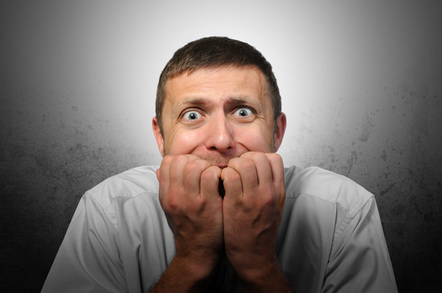
#> input picture AI/OpenCV/Miscellaneous/afraid_of_the_dark_image_via_shutterstock.jpg, 442 x 293 px, given in place of neutral.jpg, which was not available
$ jupyter execute --allow-errors 2_Emotion_Detection_with_CNN.ipynb   (older library calls are emulated)   (text cells are left out)
#> lines starting #> are read from the running program, lines starting #| are printed output that depends on the picture; pictures that were not available may be replaced by others from this repository, and a replacement may not be noted
#> further down, full_size_image is the input picture: shape (293, 442, 3); mean B, G, R 107.8, 111.6, 120.5
#> `gray=cv2.cvtColor(full_size_image,cv2.COLOR_RGB2GRAY)`:
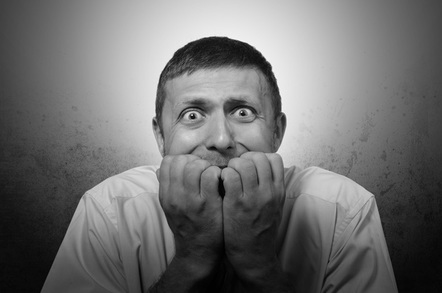
#> gray: shape (293, 442); min 0, max 252, mean 111.5
#> `faces = face.detectMultiScale(gray, 1.3  , 10)`: faces = [[149, 58, 139, 139]]
[cell 1]
import pandas as pd
import numpy as np
from keras.models import Sequential
from keras.layers.core import Flatten, Dense, Dropout
from keras.layers.convolutional import Convolution2D, MaxPooling2D, ZeroPadding2D
from tensorflow.keras.optimizers import SGD
import cv2
from keras.utils import np_utils

#> (a cell that did not finish here is left out)

[cell 3]
X_train = []
y_train = []
X_test = []
y_test = []
#> (the rest of this cell did not finish here and is left out)

[cell 4]
X_train = np.array(X_train)
y_train = np.array(y_train)
X_test = np.array(X_test)
y_test = np.array(y_test)

X_train = X_train.reshape(X_train.shape[0], 48, 48, 1)
X_test = X_test.reshape(X_test.shape[0], 48, 48, 1)

#> (the rest of this cell did not finish here and is left out)

#> (a cell that did not finish here is left out)

#> (a cell that did not finish here is left out)

#> (a cell that did not finish here is left out)

#> (a cell that did not finish here is left out)

#> (a cell that did not finish here is left out)

#> (a cell that did not finish here is left out)

[cell 11]
import os
import cv2
import numpy as np
from keras.models import model_from_json
from keras.preprocessing import image

#> (a cell that did not finish here is left out)

[cell 13]
# !wget -O angry.jpg https://image.shutterstock.com/image-photo/portrait-young-angry-man-260nw-157245086.jpg

[cell 14]
# !wget -O surprise.jpg https://www.allbusiness.com/asset/2017/06/Surprised-girl-in-the-shop-300x235.jpg

[cell 15]
# !wget -O happy.jpg https://thumbor.forbes.com/thumbor/960x0/https%3A%2F%2Fblogs-images.forbes.com%2Fwomensmedia%2Ffiles%2F2018%2F07%2FPhoto-happy-1-unsplash-michael-dam.jpg

[cell 16]
# !wget -O neutral.jpg https://image.shutterstock.com/image-photo/close-headshot-young-caucasian-man-260nw-1487254088.jpg

[cell 17]
test_images = ['neutral.jpg', 'happy.jpg', 'surprise.jpg', 'angry.jpg']

[cell 18]
import matplotlib.pyplot as plt
#> (the rest of this cell did not finish here and is left out)


$ run again, on AI/OpenCV/Miscellaneous/bill-gates-wealthiest-person.jpg
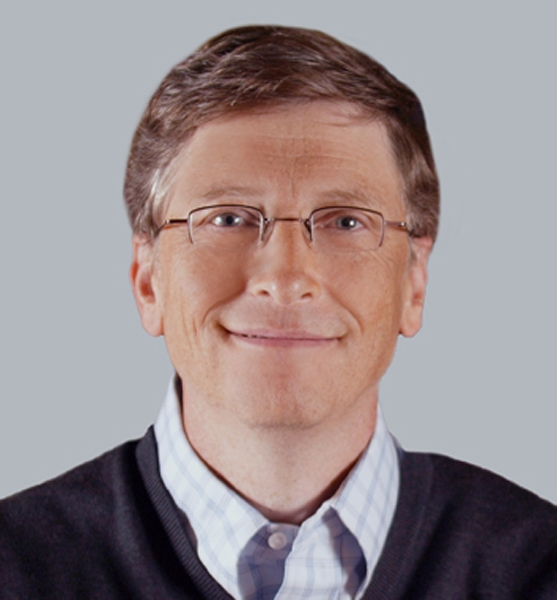
#> input picture AI/OpenCV/Miscellaneous/bill-gates-wealthiest-person.jpg, 557 x 600 px, given in place of neutral.jpg, which was not available
#> full_size_image is the input picture: shape (600, 557, 3); mean B, G, R 140.2, 138.9, 151.6
#> `gray=cv2.cvtColor(full_size_image,cv2.COLOR_RGB2GRAY)`:
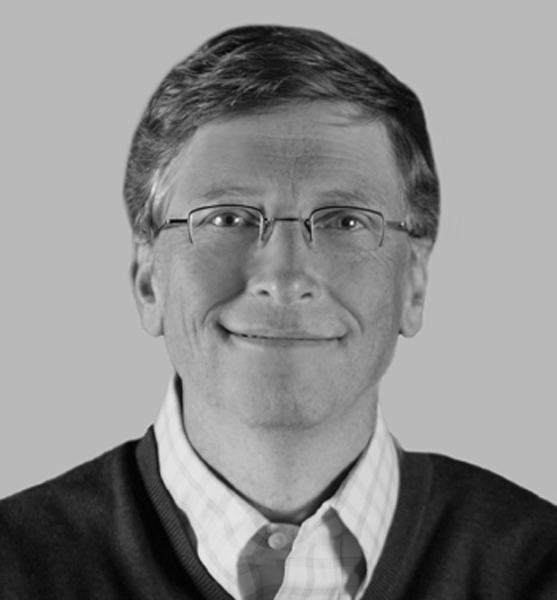
#> gray: shape (600, 557); min 2, max 247, mean 140.6
#> faces = ()

$ run again, on AI/OpenCV/Miscellaneous/cheetah.jpg
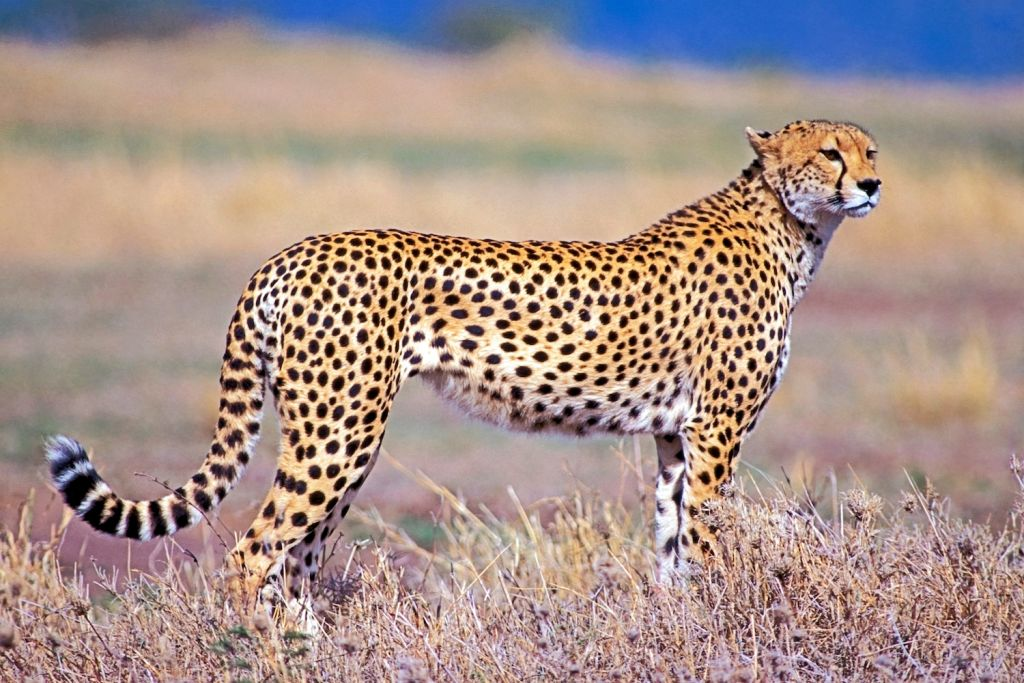
#> input picture AI/OpenCV/Miscellaneous/cheetah.jpg, 1024 x 683 px, given in place of neutral.jpg, which was not available
#> full_size_image is the input picture: shape (683, 1024, 3); mean B, G, R 139.3, 145.7, 166.4
#> `gray=cv2.cvtColor(full_size_image,cv2.COLOR_RGB2GRAY)`:
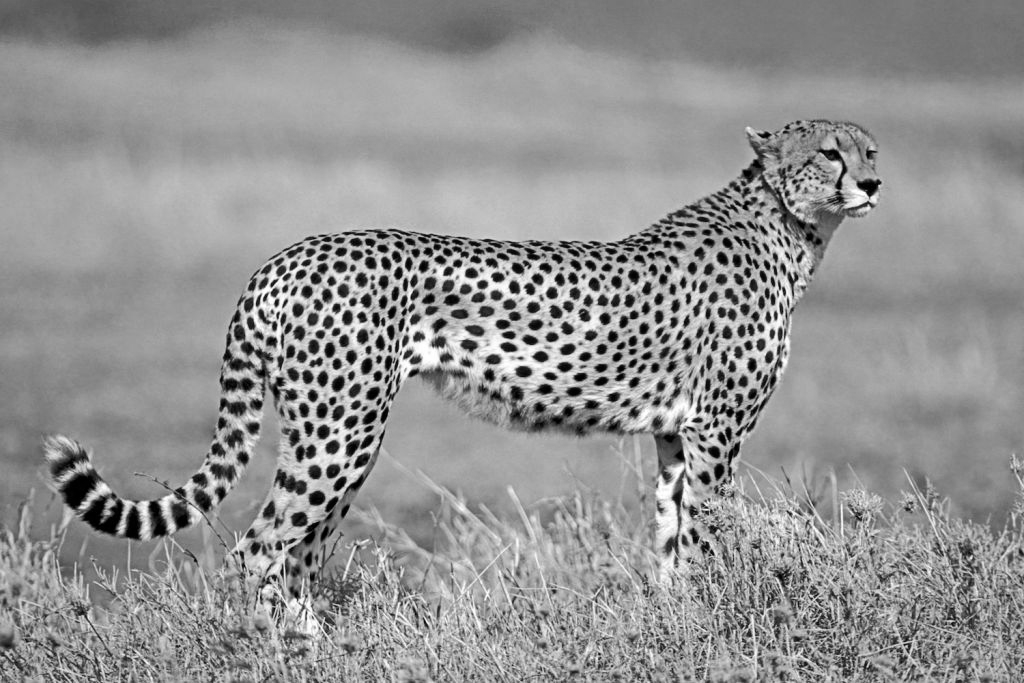
#> gray: shape (683, 1024); min 0, max 255, mean 146.2
#> faces = ()
